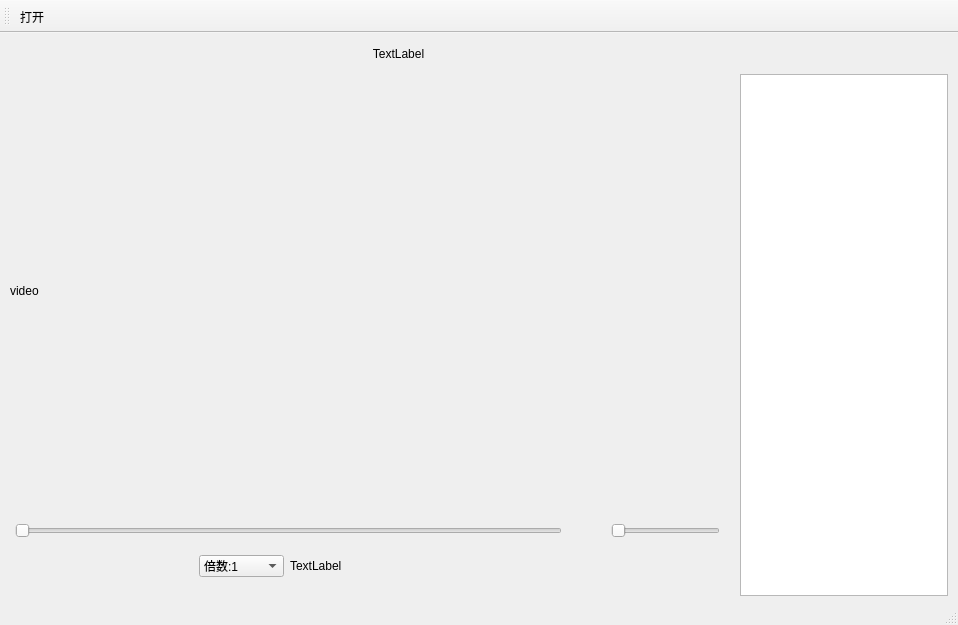
<?xml version="1.0" encoding="UTF-8"?>
<ui version="4.0">
 <class>MainWindow</class>
 <widget class="QMainWindow" name="MainWindow">
  <property name="geometry">
   <rect>
    <x>0</x>
    <y>0</y>
    <width>958</width>
    <height>625</height>
   </rect>
  </property>
  <property name="windowTitle">
   <string>MainWindow</string>
  </property>
  <widget class="QWidget" name="centralwidget">
   <layout class="QVBoxLayout" name="verticalLayout" stretch="0,10">
    <property name="spacing">
     <number>2</number>
    </property>
    <property name="leftMargin">
     <number>5</number>
    </property>
    <property name="topMargin">
     <number>5</number>
    </property>
    <property name="rightMargin">
     <number>5</number>
    </property>
    <property name="bottomMargin">
     <number>5</number>
    </property>
    <item>
     <widget class="QWidget" name="titlebar" native="true">
      <layout class="QHBoxLayout" name="horizontalLayout_7" stretch="10,2">
       <property name="leftMargin">
        <number>5</number>
       </property>
       <property name="topMargin">
        <number>5</number>
       </property>
       <property name="rightMargin">
        <number>5</number>
       </property>
       <property name="bottomMargin">
        <number>5</number>
       </property>
       <item>
        <widget class="QLabel" name="title">
         <property name="text">
          <string>TextLabel</string>
         </property>
         <property name="alignment">
          <set>Qt::AlignCenter</set>
         </property>
        </widget>
       </item>
       <item>
        <layout class="QHBoxLayout" name="horizontalLayout_6">
         <item>
          <widget class="QPushButton" name="window_smalled">
           <property name="cursor">
            <cursorShape>PointingHandCursor</cursorShape>
           </property>
           <property name="text">
            <string/>
           </property>
           <property name="icon">
            <iconset resource="res.qrc">
             <normaloff>:/image/image/window_smalled.png</normaloff>:/image/image/window_smalled.png</iconset>
           </property>
           <property name="flat">
            <bool>true</bool>
           </property>
          </widget>
         </item>
         <item>
          <widget class="QPushButton" name="window_expanded">
           <property name="cursor">
            <cursorShape>PointingHandCursor</cursorShape>
           </property>
           <property name="autoFillBackground">
            <bool>false</bool>
           </property>
           <property name="text">
            <string/>
           </property>
           <property name="icon">
            <iconset resource="res.qrc">
             <normaloff>:/image/image/window_enlarged.png</normaloff>:/image/image/window_enlarged.png</iconset>
           </property>
           <property name="flat">
            <bool>true</bool>
           </property>
          </widget>
         </item>
         <item>
          <widget class="QPushButton" name="window_closed">
           <property name="cursor">
            <cursorShape>PointingHandCursor</cursorShape>
           </property>
           <property name="text">
            <string/>
           </property>
           <property name="icon">
            <iconset resource="res.qrc">
             <normaloff>:/image/image/close.png</normaloff>:/image/image/close.png</iconset>
           </property>
           <property name="flat">
            <bool>true</bool>
           </property>
          </widget>
         </item>
        </layout>
       </item>
      </layout>
     </widget>
    </item>
    <item>
     <layout class="QHBoxLayout" name="horizontalLayout" stretch="10,3">
      <property name="spacing">
       <number>5</number>
      </property>
      <item>
       <widget class="QWidget" name="player" native="true">
        <layout class="QVBoxLayout" name="verticalLayout_2" stretch="10,2">
         <property name="spacing">
          <number>2</number>
         </property>
         <property name="leftMargin">
          <number>5</number>
         </property>
         <property name="topMargin">
          <number>5</number>
         </property>
         <property name="rightMargin">
          <number>5</number>
         </property>
         <property name="bottomMargin">
          <number>5</number>
         </property>
         <item>
          <widget class="QLabel" name="video">
           <property name="text">
            <string>video</string>
           </property>
          </widget>
         </item>
         <item>
          <widget class="QWidget" name="sliderbox" native="true">
           <layout class="QVBoxLayout" name="verticalLayout_4" stretch="1,1">
            <property name="leftMargin">
             <number>5</number>
            </property>
            <property name="topMargin">
             <number>5</number>
            </property>
            <property name="rightMargin">
             <number>5</number>
            </property>
            <property name="bottomMargin">
             <number>5</number>
            </property>
            <item>
             <layout class="QHBoxLayout" name="horizontalLayout_2" stretch="15,1,3">
              <item>
               <widget class="QSlider" name="video_slider">
                <property name="orientation">
                 <enum>Qt::Horizontal</enum>
                </property>
               </widget>
              </item>
              <item>
               <widget class="QLabel" name="volume_icon">
                <property name="text">
                 <string/>
                </property>
                <property name="textFormat">
                 <enum>Qt::PlainText</enum>
                </property>
               </widget>
              </item>
              <item>
               <widget class="QSlider" name="volume_slider">
                <property name="orientation">
                 <enum>Qt::Horizontal</enum>
                </property>
               </widget>
              </item>
             </layout>
            </item>
            <item>
             <layout class="QHBoxLayout" name="horizontalLayout_5" stretch="2,5,1">
              <item>
               <layout class="QHBoxLayout" name="horizontalLayout_3">
                <item>
                 <widget class="QPushButton" name="start">
                  <property name="cursor">
                   <cursorShape>PointingHandCursor</cursorShape>
                  </property>
                  <property name="text">
                   <string/>
                  </property>
                  <property name="icon">
                   <iconset resource="res.qrc">
                    <normaloff>:/image/image/start.png</normaloff>:/image/image/start.png</iconset>
                  </property>
                  <property name="autoDefault">
                   <bool>false</bool>
                  </property>
                  <property name="default">
                   <bool>false</bool>
                  </property>
                  <property name="flat">
                   <bool>true</bool>
                  </property>
                 </widget>
                </item>
                <item>
                 <widget class="QPushButton" name="restart">
                  <property name="cursor">
                   <cursorShape>PointingHandCursor</cursorShape>
                  </property>
                  <property name="text">
                   <string/>
                  </property>
                  <property name="icon">
                   <iconset resource="res.qrc">
                    <normaloff>:/image/image/flush.png</normaloff>:/image/image/flush.png</iconset>
                  </property>
                  <property name="autoDefault">
                   <bool>false</bool>
                  </property>
                  <property name="default">
                   <bool>false</bool>
                  </property>
                  <property name="flat">
                   <bool>true</bool>
                  </property>
                 </widget>
                </item>
                <item>
                 <widget class="QPushButton" name="before">
                  <property name="cursor">
                   <cursorShape>PointingHandCursor</cursorShape>
                  </property>
                  <property name="text">
                   <string/>
                  </property>
                  <property name="icon">
                   <iconset resource="res.qrc">
                    <normaloff>:/image/image/before.png</normaloff>:/image/image/before.png</iconset>
                  </property>
                  <property name="autoDefault">
                   <bool>false</bool>
                  </property>
                  <property name="default">
                   <bool>false</bool>
                  </property>
                  <property name="flat">
                   <bool>true</bool>
                  </property>
                 </widget>
                </item>
                <item>
                 <widget class="QPushButton" name="next">
                  <property name="cursor">
                   <cursorShape>PointingHandCursor</cursorShape>
                  </property>
                  <property name="text">
                   <string/>
                  </property>
                  <property name="icon">
                   <iconset resource="res.qrc">
                    <normaloff>:/image/image/next.png</normaloff>:/image/image/next.png</iconset>
                  </property>
                  <property name="autoDefault">
                   <bool>false</bool>
                  </property>
                  <property name="default">
                   <bool>false</bool>
                  </property>
                  <property name="flat">
                   <bool>true</bool>
                  </property>
                 </widget>
                </item>
               </layout>
              </item>
              <item>
               <layout class="QHBoxLayout" name="horizontalLayout_4" stretch="1,4">
                <item>
                 <widget class="QComboBox" name="multiple">
                  <property name="cursor">
                   <cursorShape>PointingHandCursor</cursorShape>
                  </property>
                  <property name="maxVisibleItems">
                   <number>10</number>
                  </property>
                  <property name="insertPolicy">
                   <enum>QComboBox::InsertAtBottom</enum>
                  </property>
                  <property name="sizeAdjustPolicy">
                   <enum>QComboBox::AdjustToContentsOnFirstShow</enum>
                  </property>
                  <property name="minimumContentsLength">
                   <number>0</number>
                  </property>
                  <property name="duplicatesEnabled">
                   <bool>false</bool>
                  </property>
                  <property name="frame">
                   <bool>true</bool>
                  </property>
                  <item>
                   <property name="text">
                    <string>倍数:1</string>
                   </property>
                  </item>
                  <item>
                   <property name="text">
                    <string>倍数:0.5</string>
                   </property>
                  </item>
                  <item>
                   <property name="text">
                    <string>倍数:1.5</string>
                   </property>
                  </item>
                  <item>
                   <property name="text">
                    <string>倍数:2</string>
                   </property>
                  </item>
                 </widget>
                </item>
                <item>
                 <widget class="QLabel" name="video_progress">
                  <property name="text">
                   <string>TextLabel</string>
                  </property>
                 </widget>
                </item>
               </layout>
              </item>
              <item>
               <widget class="QPushButton" name="setting">
                <property name="cursor">
                 <cursorShape>PointingHandCursor</cursorShape>
                </property>
                <property name="text">
                 <string/>
                </property>
                <property name="icon">
                 <iconset resource="res.qrc">
                  <normaloff>:/image/image/setting.png</normaloff>:/image/image/setting.png</iconset>
                </property>
                <property name="flat">
                 <bool>true</bool>
                </property>
               </widget>
              </item>
             </layout>
            </item>
           </layout>
          </widget>
         </item>
        </layout>
       </widget>
      </item>
      <item>
       <widget class="QWidget" name="lists" native="true">
        <layout class="QVBoxLayout" name="verticalLayout_3">
         <property name="leftMargin">
          <number>5</number>
         </property>
         <property name="topMargin">
          <number>2</number>
         </property>
         <property name="rightMargin">
          <number>5</number>
         </property>
         <property name="bottomMargin">
          <number>2</number>
         </property>
         <item>
          <widget class="QListView" name="listView"/>
         </item>
        </layout>
       </widget>
      </item>
     </layout>
    </item>
   </layout>
  </widget>
  <widget class="QStatusBar" name="statusbar"/>
  <widget class="QToolBar" name="toolBar">
   <property name="windowTitle">
    <string>toolBar</string>
   </property>
   <property name="toolButtonStyle">
    <enum>Qt::ToolButtonTextUnderIcon</enum>
   </property>
   <attribute name="toolBarArea">
    <enum>TopToolBarArea</enum>
   </attribute>
   <attribute name="toolBarBreak">
    <bool>false</bool>
   </attribute>
   <addaction name="open"/>
  </widget>
  <action name="open">
   <property name="icon">
    <iconset resource="res.qrc">
     <normaloff>:/image/image/Open.png</normaloff>:/image/image/Open.png</iconset>
   </property>
   <property name="text">
    <string>打开</string>
   </property>
  </action>
 </widget>
 <resources>
  <include location="res.qrc"/>
 </resources>
 <connections/>
</ui>
